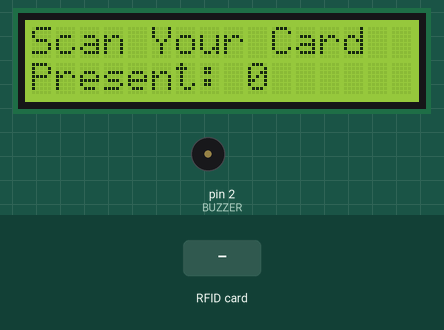
A sketch run on a simulated Arduino Uno, built with avr-gcc and run on an emulated ATmega328P. Shown: 16×2 character LCD, buzzer (waves = sounding, pin HIGH). Inputs (shaded band) come from the test bench. Pins used as bus, display or sensor lines are not drawn.

Above: at 1.3 s.
1.4 s: RFID card 97 13 B4 51 held to the reader
At 2.1 s:
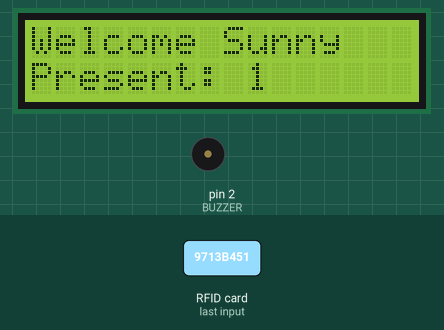
4.4 s: RFID card 11 22 33 44 held to the reader
At 5.0 s:
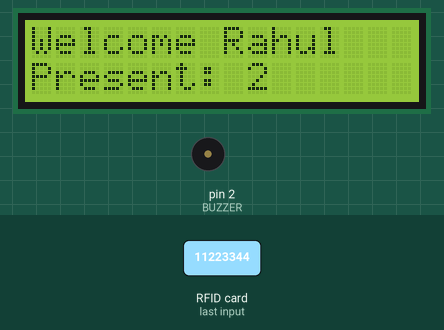
7.4 s: RFID card 62 63 BA 5C held to the reader
At 8.7 s:
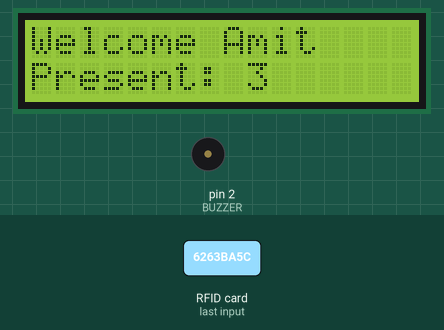
10.4 s: RFID card 5E 7A 19 C4 held to the reader
At 11.2 s:
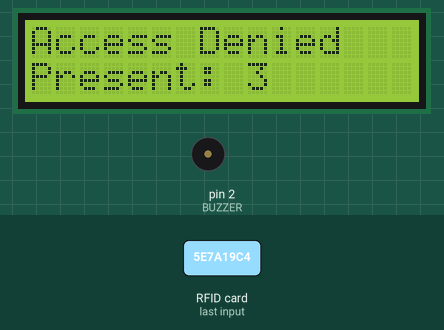
13.4 s: RFID card 97 13 B4 51 held to the reader
At 13.8 s:
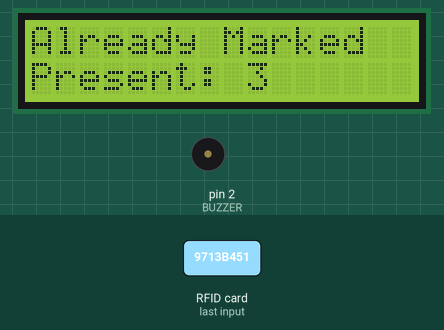
Timing chart, 0 to 16.4 s (numbered marks = the images above; inputs shaded):
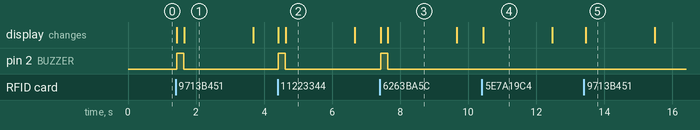

The sketch:

sketch_feb20a.ino
```cpp
#include <SPI.h>
#include <MFRC522.h>
#include <Wire.h>
#include <LiquidCrystal_I2C.h>

#define SS_PIN 10
#define RST_PIN 9
#define BUZZER 2

MFRC522 mfrc522(SS_PIN, RST_PIN);
LiquidCrystal_I2C lcd(0x27, 16, 2);

// ====== ADD YOUR REAL UIDs HERE ======
String uidSunny = "97 13 B4 51";
String uidRahul = "11 22 33 44";
String uidAmit  = "62 63 BA 5C";

// ====== Attendance Status ======
bool sunnyMarked = false;
bool rahulMarked = false;
bool amitMarked  = false;

int totalPresent = 0;

void setup() {
  Serial.begin(9600);
  SPI.begin();
  mfrc522.PCD_Init();
  lcd.init();
  lcd.backlight();
  pinMode(BUZZER, OUTPUT);

  showMainScreen();
}

void loop() {

  if (!mfrc522.PICC_IsNewCardPresent()) return;
  if (!mfrc522.PICC_ReadCardSerial()) return;

  String content = "";

  for (byte i = 0; i < mfrc522.uid.size; i++) {
    content += String(mfrc522.uid.uidByte[i] < 0x10 ? " 0" : " ");
    content += String(mfrc522.uid.uidByte[i], HEX);
  }

  content.toUpperCase();
  content.trim();

  lcd.clear();

  // ====== SUNNY ======
  if (content == uidSunny) {
    if (!sunnyMarked) {
      sunnyMarked = true;
      totalPresent++;
      lcd.setCursor(0,0);
      lcd.print("Welcome Sunny");
      beep();
    } else {
      lcd.setCursor(0,0);
      lcd.print("Already Marked");
    }
  }

  // ====== RAHUL ======
  else if (content == uidRahul) {
    if (!rahulMarked) {
      rahulMarked = true;
      totalPresent++;
      lcd.setCursor(0,0);
      lcd.print("Welcome Rahul");
      beep();
    } else {
      lcd.setCursor(0,0);
      lcd.print("Already Marked");
    }
  }

  // ====== AMIT ======
  else if (content == uidAmit) {
    if (!amitMarked) {
      amitMarked = true;
      totalPresent++;
      lcd.setCursor(0,0);
      lcd.print("Welcome Amit");
      beep();
    } else {
      lcd.setCursor(0,0);
      lcd.print("Already Marked");
    }
  }

  // ====== UNKNOWN CARD ======
  else {
    lcd.setCursor(0,0);
    lcd.print("Access Denied");
  }

  // Always show total on second line
  lcd.setCursor(0,1);
  lcd.print("Present: ");
  lcd.print(totalPresent);

  delay(2000);
  showMainScreen();

  mfrc522.PICC_HaltA();
}

void showMainScreen() {
  lcd.clear();
  lcd.setCursor(0,0);
  lcd.print("Scan Your Card");
  lcd.setCursor(0,1);
  lcd.print("Present: ");
  lcd.print(totalPresent);
}

void beep() {
  digitalWrite(BUZZER, HIGH);
  delay(200);
  digitalWrite(BUZZER, LOW);
}
```

Measured:
- after the input at 1.4 s, pin 2 (BUZZER): LOW → HIGH at once, → LOW 0.20 s later; the display: first changes at once (image 1 shows a later state)
- after the input at 4.4 s, pin 2 (BUZZER): LOW → HIGH at once, → LOW 0.20 s later; the display: first changes at once (image 2 shows a later state)
- after the input at 7.4 s, pin 2 (BUZZER): LOW → HIGH at once, → LOW 0.20 s later; the display: first changes at once (image 3 shows a later state)
- after the input at 10.4 s, the display: changes after 0.05 s (image 4)
- after the input at 13.4 s, the display: changes after 0.06 s (image 5)
- what the display in image 1 shows lasts 2.1 s, from 1.6 s to 3.7 s
